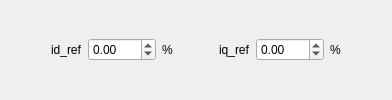
                    <widget class="QWidget" name="page_currentCloseLoop">
                     <layout class="QHBoxLayout" name="horizontalLayout_13">
                      <item>
                       <spacer name="horizontalSpacer_12">
                        <property name="orientation">
                         <enum>Qt::Horizontal</enum>
                        </property>
                        <property name="sizeHint" stdset="0">
                         <size>
                          <width>40</width>
                          <height>20</height>
                         </size>
                        </property>
                       </spacer>
                      </item>
                      <item>
                       <layout class="QHBoxLayout" name="horizontalLayout_11">
                        <item>
                         <widget class="QLabel" name="label_12">
                          <property name="text">
                           <string>id_ref</string>
                          </property>
                         </widget>
                        </item>
                        <item>
                         <widget class="QDoubleSpinBox" name="dSpinBox_id">
                          <property name="minimum">
                           <double>-100.000000000000000</double>
                          </property>
                          <property name="maximum">
                           <double>100.000000000000000</double>
                          </property>
                         </widget>
                        </item>
                        <item>
                         <widget class="QLabel" name="label_13">
                          <property name="text">
                           <string>%</string>
                          </property>
                         </widget>
                        </item>
                       </layout>
                      </item>
                      <item>
                       <spacer name="horizontalSpacer_10">
                        <property name="orientation">
                         <enum>Qt::Horizontal</enum>
                        </property>
                        <property name="sizeHint" stdset="0">
                         <size>
                          <width>40</width>
                          <height>20</height>
                         </size>
                        </property>
                       </spacer>
                      </item>
                      <item>
                       <layout class="QHBoxLayout" name="horizontalLayout_12">
                        <item>
                         <widget class="QLabel" name="label_14">
                          <property name="text">
                           <string>iq_ref</string>
                          </property>
                         </widget>
                        </item>
                        <item>
                         <widget class="QDoubleSpinBox" name="dSpinBox_iq">
                          <property name="minimum">
                           <double>-100.000000000000000</double>
                          </property>
                          <property name="maximum">
                           <double>100.000000000000000</double>
                          </property>
                         </widget>
                        </item>
                        <item>
                         <widget class="QLabel" name="label_15">
                          <property name="text">
                           <string>%</string>
                          </property>
                         </widget>
                        </item>
                       </layout>
                      </item>
                      <item>
                       <spacer name="horizontalSpacer_5">
                        <property name="orientation">
                         <enum>Qt::Horizontal</enum>
                        </property>
                        <property name="sizeHint" stdset="0">
                         <size>
                          <width>40</width>
                          <height>20</height>
                         </size>
                        </property>
                       </spacer>
                      </item>
                     </layout>
                    </widget>
